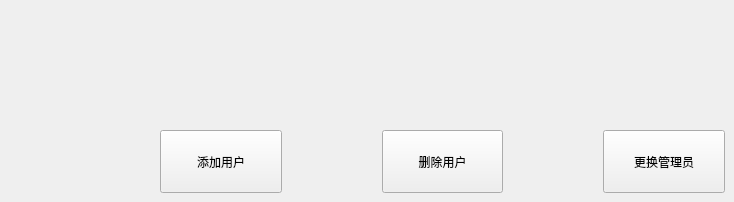
                  <widget class="QWidget" name="jcjtabUserPara">
                   <attribute name="title">
                    <string>用户参数</string>
                   </attribute>
                   <widget class="QWidget" name="layoutWidget">
                    <property name="geometry">
                     <rect>
                      <x>160</x>
                      <y>130</y>
                      <width>565</width>
                      <height>63</height>
                     </rect>
                    </property>
                    <layout class="QHBoxLayout" name="horizontalLayout_39">
                     <property name="spacing">
                      <number>100</number>
                     </property>
                     <item>
                      <widget class="QPushButton" name="btnAddKey">
                       <property name="sizePolicy">
                        <sizepolicy hsizetype="Minimum" vsizetype="Minimum">
                         <horstretch>0</horstretch>
                         <verstretch>0</verstretch>
                        </sizepolicy>
                       </property>
                       <property name="minimumSize">
                        <size>
                         <width>121</width>
                         <height>61</height>
                        </size>
                       </property>
                       <property name="maximumSize">
                        <size>
                         <width>1677</width>
                         <height>16777215</height>
                        </size>
                       </property>
                       <property name="styleSheet">
                        <string notr="true">
font: 14pt &quot;宋体&quot;;</string>
                       </property>
                       <property name="text">
                        <string>添加用户</string>
                       </property>
                      </widget>
                     </item>
                     <item>
                      <widget class="QPushButton" name="btnDeleteKey">
                       <property name="sizePolicy">
                        <sizepolicy hsizetype="Minimum" vsizetype="Minimum">
                         <horstretch>0</horstretch>
                         <verstretch>0</verstretch>
                        </sizepolicy>
                       </property>
                       <property name="minimumSize">
                        <size>
                         <width>121</width>
                         <height>61</height>
                        </size>
                       </property>
                       <property name="maximumSize">
                        <size>
                         <width>1677</width>
                         <height>16777215</height>
                        </size>
                       </property>
                       <property name="styleSheet">
                        <string notr="true">
font: 14pt &quot;宋体&quot;;</string>
                       </property>
                       <property name="text">
                        <string>删除用户</string>
                       </property>
                      </widget>
                     </item>
                     <item>
                      <widget class="QPushButton" name="btnChangeAdmin">
                       <property name="sizePolicy">
                        <sizepolicy hsizetype="Minimum" vsizetype="Minimum">
                         <horstretch>0</horstretch>
                         <verstretch>0</verstretch>
                        </sizepolicy>
                       </property>
                       <property name="minimumSize">
                        <size>
                         <width>121</width>
                         <height>61</height>
                        </size>
                       </property>
                       <property name="maximumSize">
                        <size>
                         <width>1677</width>
                         <height>16777215</height>
                        </size>
                       </property>
                       <property name="styleSheet">
                        <string notr="true">
font: 14pt &quot;宋体&quot;;</string>
                       </property>
                       <property name="text">
                        <string>更换管理员</string>
                       </property>
                      </widget>
                     </item>
                    </layout>
                   </widget>
                  </widget>
